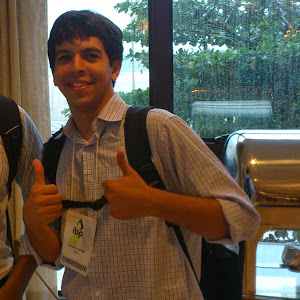
//> input picture _site/apps/editablespectrum/imagesInPage/photo.jpg, 300 x 300 px, given in place of the camera
$ ./dft   (built with g++ and OpenCV 4)
//> lines starting //> are read from the running program, lines starting //| are printed output that depends on the picture; after the words box and inside, x2 and y2 are one past the last pixel; in counts of white or black regions, pixels touching at a corner belong together
#include <iostream>
#include <opencv2/opencv.hpp>
#include <vector>

#define RADIUS 20

void on_trackbar_frequency(int, void*) {}

void on_trackbar_noise_gain(int, void*) {}

void menu() {
  std::cout << "e : habilita/desabilita interferencia\n"
               "m : habilita/desabilita o filtro mediano\n"
               "g : habilita/desabilita o filtro gaussiano\n"
               "p : realiza uma amostra das imagens\n"
               "s : habilita/desabilita subtraÃ§Ã£o de fundo\n"
               "b : realiza uma amostra do fundo da cena\n"
               "n : processa o negativo\n";
}

// troca os quadrantes da imagem da DFT
void deslocaDFT(cv::Mat& image) {
  cv::Mat tmp, A, B, C, D;

  // se a imagem tiver tamanho impar, recorta a regiao para
  // evitar cÃ³pias de tamanho desigual
  image = image(cv::Rect(0, 0, image.cols & -2, image.rows & -2));
  int cx = image.cols / 2;
  int cy = image.rows / 2;

  // reorganiza os quadrantes da transformada
  // A B   ->  D C
  // C D       B A
  A = image(cv::Rect(0, 0, cx, cy));
  B = image(cv::Rect(cx, 0, cx, cy));
  C = image(cv::Rect(0, cy, cx, cy));
  D = image(cv::Rect(cx, cy, cx, cy));

  // A <-> D
  A.copyTo(tmp);
  D.copyTo(A);
  tmp.copyTo(D);

  // C <-> B
  C.copyTo(tmp);
  B.copyTo(C);
  tmp.copyTo(B);
}

int main(int, char**) {
  cv::VideoCapture cap;
  cv::Mat imaginaryInput, complexImage, multsp;
  cv::Mat padded, filter, mag;
  cv::Mat image, imagegray, tmp, magI;
  cv::Mat_<float> realInput, zeros, ones;
  cv::Mat backgroundImage;
  std::vector<cv::Mat> planos;

  // habilita/desabilita ruido
  bool noise = true;
  // frequencia do ruido
  int freq = 10;
  int freq_max;
  // ganho do ruido
  int gain_int = 0;
  int gain_max = 100;
  float gain = 0;

  // habilita filtro da mediana
  bool median = false;
  // habilita o filtro gaussiano
  bool gaussian = false;
  // habilita o negativo da imagem
  bool negative = false;

  // realiza amostragem da imagem
  bool sample = false;

  // captura background
  bool background = false;

  // subtrai fundo da imagem
  bool subtract = false;

  // valor do ruido
  float mean;

  // guarda tecla capturada
  char key;

  // valores ideais dos tamanhos da imagem
  // para calculo da DFT
  int dft_M, dft_N;

  //  char TrackbarRadiusName[50];
  //  std::strcpy(TrackbarFrequencyName, "Raio");

  // abre a cÃ¢mera
  cap.open(0);

  // apresenta as opcoes de interacao
  menu();

  cap.set(cv::CAP_PROP_FRAME_WIDTH, 640);
  cap.set(cv::CAP_PROP_FRAME_HEIGHT, 480);

  if (!cap.isOpened()) return -1;

  // captura uma imagem para recuperar as
  // informacoes de gravaÃ§Ã£o
  cap >> image;
//> image is the input picture: 300 rows x 300 cols, CV_8UC3; mean B, G, R 72.3, 86.6, 96.1

  // identifica os tamanhos otimos para
  // calculo do FFT
  dft_M = cv::getOptimalDFTSize(image.rows);
//> dft_M = 300
  dft_N = cv::getOptimalDFTSize(image.cols);
//> dft_N = 300

  freq_max = dft_M / 2 - 1;
//> freq_max = 149
  cv::namedWindow("original", 1);
  cv::createTrackbar("frequencia", "original", &freq, freq_max,
                     on_trackbar_frequency);

  on_trackbar_frequency(freq, 0);

  cv::createTrackbar("amp. ruido", "original", &gain_int, gain_max,
                     on_trackbar_frequency);

  on_trackbar_noise_gain(gain_int, 0);

  // realiza o padding da imagem
  cv::copyMakeBorder(image, padded, 0, dft_M - image.rows, 0,
                     dft_N - image.cols, cv::BORDER_CONSTANT,
                     cv::Scalar::all(0));

  // parte imaginaria da matriz complexa (preenchida com zeros)
  zeros = cv::Mat_<float>::zeros(padded.size());
  ones = cv::Mat_<float>::zeros(padded.size());

  // prepara a matriz complexa para ser preenchida
  complexImage = cv::Mat(padded.size(), CV_32FC2, cv::Scalar(0));

  // a funcao de transferencia (filtro de frequencia) deve ter o
  // mesmo tamanho e tipo da matriz complexa
  filter = complexImage.clone();

  // cria uma matriz temporaria para criar as componentes real
  // e imaginaria do filtro ideal
  tmp = cv::Mat(dft_M, dft_N, CV_32F);

  // prepara o filtro passa-baixas ideal
  for (int i = 0; i < dft_M; i++) {
    for (int j = 0; j < dft_N; j++) {
      if ((i - dft_M / 2) * (i - dft_M / 2) +
              (j - dft_N / 2) * (j - dft_N / 2) <
          RADIUS * RADIUS) {
        tmp.at<float>(i, j) = 1.0;
      }
    }
  }
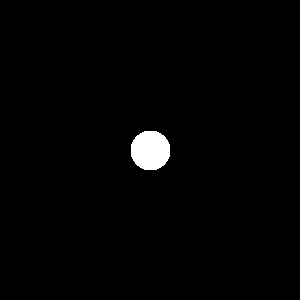
//> tmp: 300 rows x 300 cols, CV_32FC1; values 0 (black) and 1 (white), 1.4% white; 1 white region, box (x1, y1, x2, y2) and area: (131, 131, 170, 170) 1245

  // cria a matriz com as componentes do filtro e junta
  // ambas em uma matriz multicanal complexa
  cv::Mat comps[] = {tmp, tmp};
  cv::merge(comps, 2, filter);

  for (;;) {
    cap >> image;
    cv::cvtColor(image, imagegray, cv::COLOR_BGR2GRAY);
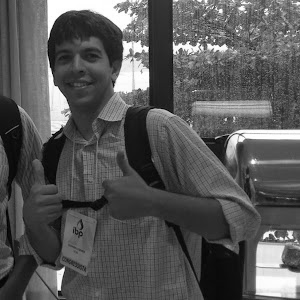
//> imagegray: 300 rows x 300 cols, CV_8UC1; min 0, max 255, mean 87.8
    if (background == true) {
      imagegray.copyTo(backgroundImage);
      background = false;
    }

    if (subtract) {
      imagegray = cv::max(imagegray - backgroundImage, cv::Scalar(0));
    }

    if (negative) {
      bitwise_not(imagegray, imagegray);
    }
    if (median) {
      cv::medianBlur(imagegray, image, 3);
      image.copyTo(imagegray);
    }
    if (gaussian) {
      cv::GaussianBlur(imagegray, image, cv::Size(3, 3), 0);
      image.copyTo(imagegray);
    }
    cv::imshow("original", imagegray);

    // realiza o padding da imagem
    cv::copyMakeBorder(imagegray, padded, 0, dft_M - image.rows, 0,
                       dft_N - image.cols, cv::BORDER_CONSTANT,
                       cv::Scalar::all(0));

    // limpa o array de matrizes que vao compor a
    // imagem complexa
    planos.clear();
    // cria a compoente real
    realInput = cv::Mat_<float>(padded);
    // insere as duas componentes no array de matrizes
    planos.push_back(realInput);
    planos.push_back(zeros);
//> planos[1]: 300 rows x 300 cols, CV_32FC1; every value is 0

    // combina o array de matrizes em uma unica
    // componente complexa
    cv::merge(planos, complexImage);

    // calcula o dft
    cv::dft(complexImage, complexImage);
    // realiza a troca de quadrantes
    deslocaDFT(complexImage);

    // exibe o espectro e angulo de fase
    // armazena amostra das imagens
    {
      planos.clear();
      cv::split(complexImage, planos);

      cv::Mat magn, angl, anglInt, magnInt;
      cv::cartToPolar(planos[0], planos[1], magn, angl, false);
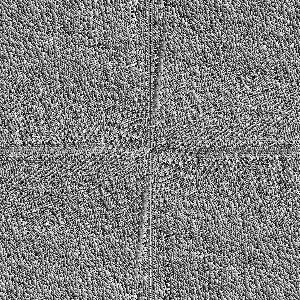
//> angl: 300 rows x 300 cols, CV_32FC1; min 0, max 6.28, mean 3.14; drawn with min black and max white
      cv::normalize(angl, angl, 0, 255, cv::NORM_MINMAX);
      angl.convertTo(anglInt, CV_8U);
      cv::imshow("Angulo de Fase", anglInt);

      cv::magnitude(planos[0], planos[1], planos[0]);
      magI = planos[0];
      magI += cv::Scalar::all(1);
      cv::log(magI, magI);
      cv::normalize(magI, magI, 0, 255, cv::NORM_MINMAX);
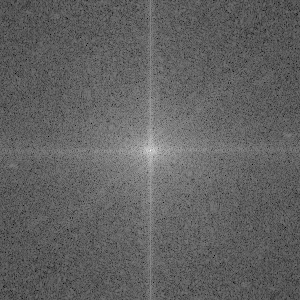
//> magI: 300 rows x 300 cols, CV_32FC1; min 0, max 255, mean 98.1
      magI.convertTo(magnInt, CV_8U);
      cv::imshow("Espectro", magnInt);

      if (sample == true) {
        cv::imwrite("dft-imagem.png", padded);
        cv::imwrite("dft-espectro.png", magnInt);
        cv::imwrite("dft-angl.png", anglInt);
        std::cout << "#### sample ok ###\n";
        menu();
        sample = false;
      }
    }

    // aplica o filtro de frequencia
    cv::mulSpectrums(complexImage, filter, complexImage, 0);

    // limpa o array de planos
    planos.clear();

    // separa as partes real e imaginaria para modifica-las
    cv::split(complexImage, planos);
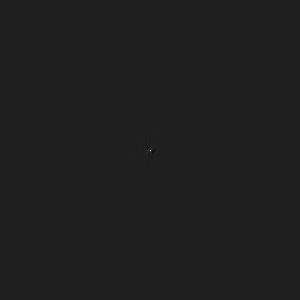
//> planos[0]: 300 rows x 300 cols, CV_32FC1; min -1109181.5, max 7903480, mean 91.7; drawn with min black and max white

    // usa o valor medio do espectro para dosar o ruido
    mean = cv::abs(planos[0].at<float>(dft_M / 2, dft_N / 2));
//> mean = 7903480

    // insere ruido coerente, se habilitado
    if (noise) {
      gain = 1.0 * gain_int / gain_max;
      // F(u,v) recebe ganho proporcional a F(0,0)
      planos[0].at<float>(dft_M / 2 + freq, dft_N / 2 + freq) += gain * mean;

      planos[1].at<float>(dft_M / 2 + freq, dft_N / 2 + freq) += gain * mean;

      // F*(-u,-v) = F(u,v)
      planos[0].at<float>(dft_M / 2 - freq, dft_N / 2 - freq) =
          planos[0].at<float>(dft_M / 2 + freq, dft_N / 2 + freq);
//> planos[0]: 300 rows x 300 cols, CV_32FC1; 1 pixels changed, all inside (x1, y1, x2, y2) = (140, 140, 141, 141)

      planos[1].at<float>(dft_M / 2 - freq, dft_N / 2 - freq) =
          -planos[1].at<float>(dft_M / 2 + freq, dft_N / 2 + freq);
//> planos[1]: 300 rows x 300 cols, CV_32FC1; min -1109181.5, max 7903480, mean 91.8
    }

    // recompoe os planos em uma unica matriz complexa
    cv::merge(planos, complexImage);

    // troca novamente os quadrantes
    deslocaDFT(complexImage);

    // calcula a DFT inversa
    cv::idft(complexImage, complexImage);

    // limpa o array de planos
    planos.clear();

    // separa as partes real e imaginaria da
    // imagem filtrada
    cv::split(complexImage, planos);
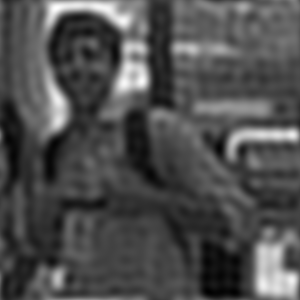
//> planos[0]: 300 rows x 300 cols, CV_32FC1; min -609193.2, max 26841510, mean 7903480.5; drawn with min black and max white

    // normaliza a parte real para exibicao
    cv::normalize(planos[0], planos[0], 0, 1, cv::NORM_MINMAX);
    cv::imshow("filtrada", planos[0]);

    key = (char)cv::waitKey(10);
//> the 'e' key is pressed
    if (key == 27) break;  // esc pressed!
    switch (key) {
      case 'e':
        noise = !noise;
        break;
      case 'm':
        median = !median;
        menu();
        break;
      case 'g':
        gaussian = !gaussian;
        menu();
        break;
      case 'p':
        sample = true;
        break;
      case 'b':
        background = true;
        break;
      case 's':
        subtract = !subtract;
        break;
      case 'n':
        negative = !negative;
        break;
    }
  }
  return 0;
}
